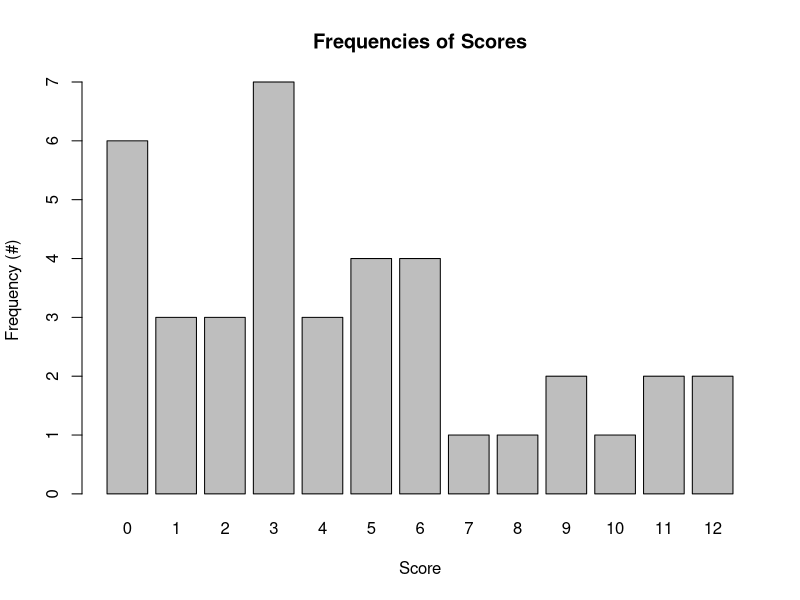
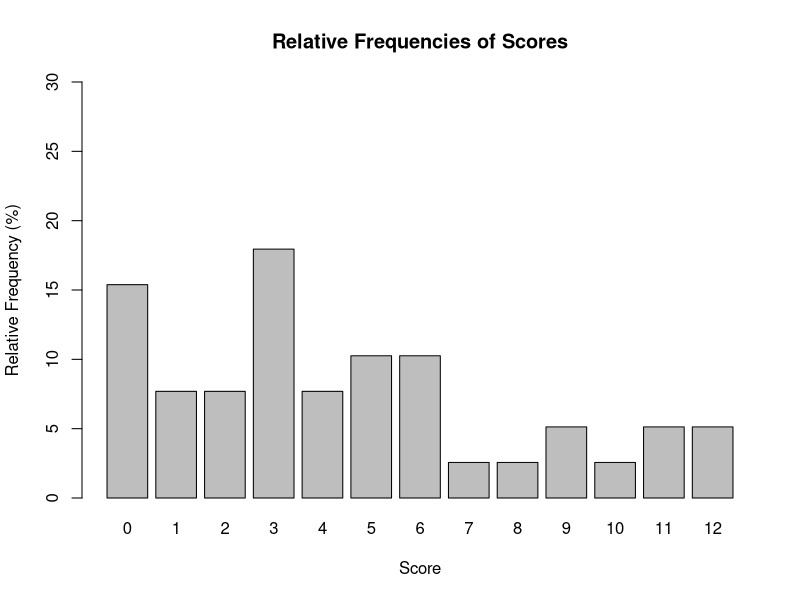

Generate these figures, in order, with R:
## ---- chunk 1
library(knitr)

raw <- read.csv("./src/data.csv", header=TRUE)
scores = raw$Score
scores = scores[!is.na(scores)]

print(scores, row.names=FALSE)
## ---- chunk 2
freq = table(scores)

barplot(freq,
        main="Frequencies of Scores",
        ylab="Frequency (#)",
        xlab="Score")
## ---- chunk 3
relfreq = freq / sum(as.vector(freq)) * 100

barplot(relfreq,
        main="Relative Frequencies of Scores",
        ylab="Relative Frequency (%)",
        xlab="Score",
        ylim=c(0,30))
## ---- chunk 4
kable(t(as.matrix(round(relfreq,2))))
